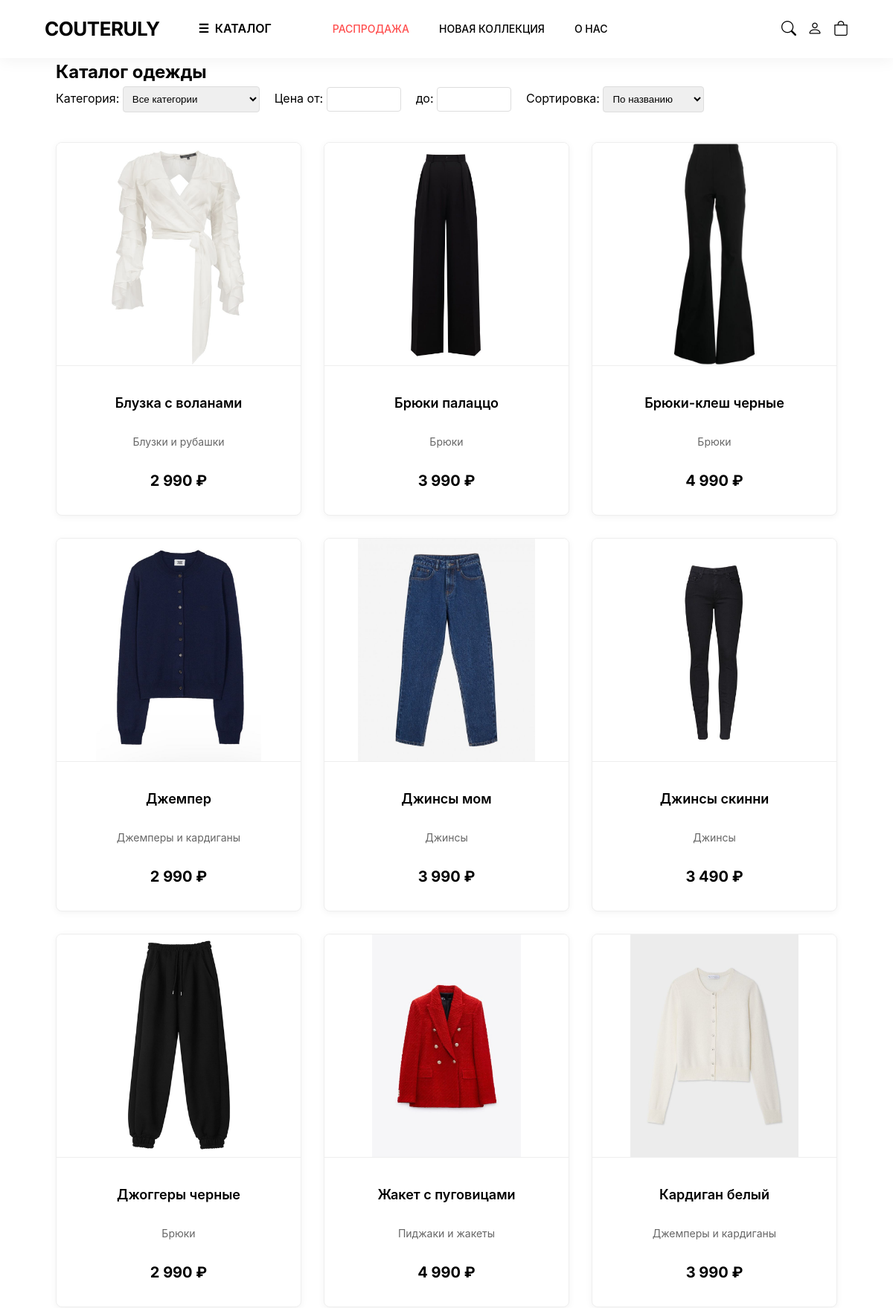
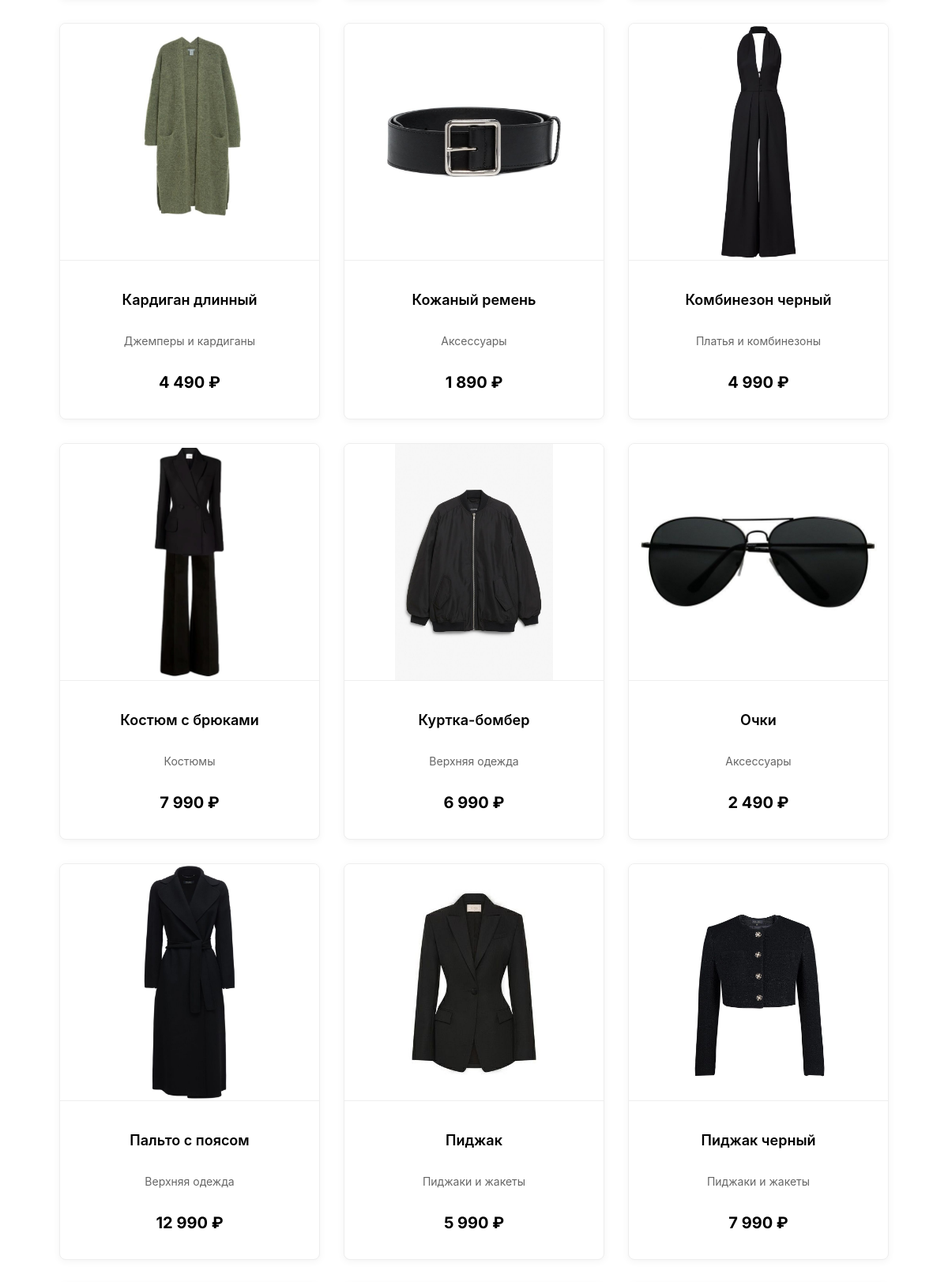
Screenshot of /catalog.php (upper part) with the database file from the repository (2 pictures, top to bottom).
### tables this page shows
CREATE TABLE `products` (
  `id` int NOT NULL,
  `name` varchar(255) NOT NULL,
  `description` text NOT NULL,
  `composition` text,
  `price` decimal(10,2) NOT NULL,
  `old_price` decimal(10,2) DEFAULT NULL,
  `image` varchar(255) NOT NULL,
  `category_id` int NOT NULL,
  `stock` int DEFAULT '10',
  `created_at` timestamp NULL DEFAULT CURRENT_TIMESTAMP,
  `is_new_collection` tinyint(1) DEFAULT '0' COMMENT '1 = в новой коллекции'
);

CREATE TABLE `categories` (
  `id` int NOT NULL,
  `name` varchar(100) NOT NULL
);

### catalog.php (the view, shortened to what this page needs)
<?php
require_once 'header.php';
$sort = $_GET['sort'] ?? 'name';
$min_price = $_GET['min_price'] ?? '';
$max_price = $_GET['max_price'] ?? '';
$sql = "SELECT p.*, c.name as category_name FROM products p
        LEFT JOIN categories c ON p.category_id = c.id
        WHERE 1=1";
$params = [];
$allowed_sort = [
    'name' => 'p.name ASC',
    'price_asc' => 'p.price ASC',
    'price_desc' => 'p.price DESC',
    'created_at' => 'p.created_at DESC'
];
if (isset($allowed_sort[$sort])) {
    $sql .= " ORDER BY " . $allowed_sort[$sort];
} else {
    $sql .= " ORDER BY p.name ASC";
}
$stmt = $pdo->prepare($sql);
$stmt->execute($params);
$products = $stmt->fetchAll();
?>
<main class="container">
    <h2>Каталог одежды</h2>
    <form method="GET" id="filterForm" class="filters">
        <div style="display: flex; gap: 20px; align-items: center; flex-wrap: wrap; margin-bottom: 30px;">
            <label>
                Категория:
                <select name="category" onchange="this.form.submit()" style="padding: 8px; border: 1px solid #ddd; border-radius: 4px;">
                    <option value="">Все категории</option>
                </select>
            </label>
            <label>
                Цена от:
                <input type="number" name="min_price" value="<?= htmlspecialchars($min_price) ?>"
                       onchange="this.form.submit()"
                       style="padding: 8px; border: 1px solid #ddd; border-radius: 4px; width: 100px;" min="0">
            </label>
            <label>
                до:
                <input type="number" name="max_price" value="<?= htmlspecialchars($max_price) ?>"
                       onchange="this.form.submit()"
                       style="padding: 8px; border: 1px solid #ddd; border-radius: 4px; width: 100px;" min="0">
            </label>
            <label>
                Сортировка:
                <select name="sort" onchange="this.form.submit()" style="padding: 8px; border: 1px solid #ddd; border-radius: 4px;">
                    <option value="name" <?= $sort == 'name' ? 'selected' : '' ?>>По названию</option>
                </select>
            </label>
        </div>
    </form>
<div class="products-grid">
    <?php if (empty($products)): ?>
        <p>Товары не найдены.</p>
    <?php else: ?>
       <?php foreach ($products as $p): ?>
    <a href="product.php?id=<?= $p['id'] ?>"
       style="text-decoration: none; color: inherit; display: block;">
        <div class="product-card"
             style="border: 1px solid #eee; border-radius: 8px; overflow: hidden; box-shadow: 0 2px 10px rgba(0,0,0,0.05); transition: transform 0.3s, box-shadow 0.3s; display: flex; flex-direction: column;
                    <?= $p['stock'] == 0 ? 'filter: grayscale(100%); opacity: 0.7;' : '' ?>">
            <img src="images/<?= htmlspecialchars($p['image']) ?>"
                 alt="<?= htmlspecialchars($p['name']) ?>"
                 style="width: 100%; height: 300px; object-fit: scale-down; background: #fff; border-bottom: 1px solid #eee;">
            <div style="padding: 20px; text-align: center; flex: 1; display: flex; flex-direction: column; justify-content: space-between; align-items: center; min-height: 200px;">
                <div style="text-align: center; margin-bottom: 10px;">
                    <h3 style="font-size: 18px; margin: 0;"><?= htmlspecialchars($p['name']) ?></h3>
                    <div style="margin: 10px 0; font-size: 14px; color: #666;"><?= htmlspecialchars($p['category_name']) ?></div>
                </div>
                <div style="text-align: center; margin-bottom: 10px;">
                    <?php if ($p['old_price'] && $p['old_price'] > $p['price']): ?>
                        <div style="margin: 5px 0; font-size: 16px; color: #888; text-decoration: line-through;">
                            <?= number_format($p['old_price'], 0, '', ' ') ?> ₽
                        </div>
                        <div style="font-size: 20px; font-weight: 700; color: #ff0000;">
                            <?= number_format($p['price'], 0, '', ' ') ?> ₽
                        </div>
                    <?php else: ?>
                        <div style="font-size: 20px; font-weight: 700; color: #000;">
                            <?= number_format($p['price'], 0, '', ' ') ?> ₽
                        </div>
                    <?php endif; ?>
                </div>
            </div>
        </div>
    </a>
<?php endforeach; ?>
    <?php endif; ?>
</div>

### style.css (style rules this page uses)
* { margin: 0; padding: 0; box-sizing: border-box; }
:root { --color-black: #000000; --color-white: #ffffff; --color-light: #f8f8f8; --color-gray: #888888; --color-border: #e0e0e0; --shadow: 0 4px 20px rgba(0,0,0,0.05); }
body { font-family: 'Inter', -apple-system, BlinkMacSystemFont, sans-serif; color: var(--color-black); background-color: var(--color-white); line-height: 1.6; scroll-behavior: smooth; }
.container { width: 90%; max-width: 1200px; margin: 0 auto; padding: 0 15px; }
.products-grid { display: grid; grid-template-columns: repeat(auto-fill, minmax(260px, 1fr)); gap: 30px; margin-top: 40px; }
.product-card { background: white; border-radius: 8px; overflow: hidden; box-shadow: var(--shadow); transition: transform 0.3s; }
.product-card img { width: 100%; height: 300px; object-fit: cover; display: block; }
.product-card h3 { padding: 16px; font-size: 18px; font-weight: 600; }

### rows the page displays
products: image (picture), name "Блузка с воланами", category.name "Блузки и рубашки", price "2 990"
products: image (picture), name "Брюки палаццо", category.name "Брюки", price "3 990"
products: image (picture), name "Брюки-клеш черные", category.name "Брюки", price "4 990"
products: image (picture), name "Джемпер", category.name "Джемперы и кардиганы", price "2 990"
products: image (picture), name "Джинсы мом", category.name "Джинсы", price "3 990"
products: image (picture), name "Джинсы скинни", category.name "Джинсы", price "3 490"
products: image (picture), name "Джоггеры черные", category.name "Брюки", price "2 990"
products: image (picture), name "Жакет с пуговицами", category.name "Пиджаки и жакеты", price "4 990"
products: image (picture), name "Кардиган белый", category.name "Джемперы и кардиганы", price "3 990"
products: image (picture), name "Кардиган длинный", category.name "Джемперы и кардиганы", price "4 490"
products: image (picture), name "Кожаный ремень", category.name "Аксессуары", price "1 890"
products: image (picture), name "Комбинезон черный", category.name "Платья и комбинезоны", price "4 990"
products: image (picture), name "Костюм с брюками", category.name "Костюмы", price "7 990"
products: image (picture), name "Куртка-бомбер", category.name "Верхняя одежда", price "6 990"
products: image (picture), name "Очки", category.name "Аксессуары", price "2 490"
products: image (picture), name "Пальто с поясом", category.name "Верхняя одежда", price "12 990"
products: image (picture), name "Пиджак", category.name "Пиджаки и жакеты", price "5 990"
products: image (picture), name "Пиджак черный", category.name "Пиджаки и жакеты", price "7 990"
